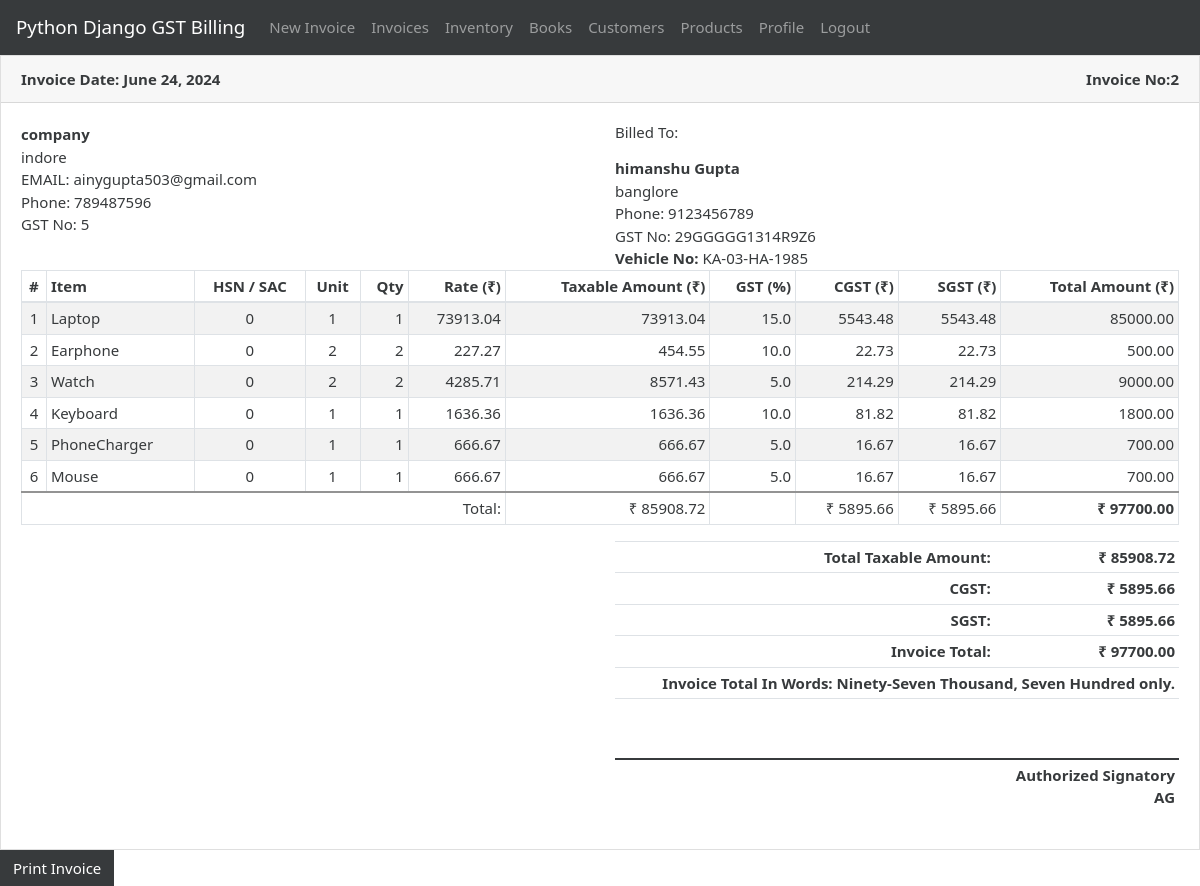
Page /invoice/2 (signed in) on the committed database.
### gstbillingapp/models.py (models this page shows, shortened)
class Invoice(models.Model):
    user = models.ForeignKey(User, null=True, blank=True, on_delete=models.SET_NULL)
    invoice_number = models.IntegerField()
    invoice_date = models.DateField()
    invoice_customer = models.ForeignKey(
        'Customer',
        on_delete=models.SET_NULL,
        null=True
    )
    invoice_json = models.TextField()
    inventory_reflected = models.BooleanField(default=True)
    books_reflected = models.BooleanField(default=True)

class UserProfile(models.Model):
    user = models.OneToOneField(User, on_delete=models.CASCADE)
    business_title = models.CharField(max_length=100, blank=True, null=True)
    business_address = models.TextField(max_length=400, blank=True, null=True)
    business_email = models.EmailField(blank=True, null=True)
    business_phone = models.CharField(max_length=20, blank=True, null=True)
    business_gst = models.CharField(max_length=15, blank=True, null=True)

### gstbillingapp/views.py (the view)
# urls.py: path('invoice/<int:invoice_id>', views.invoice_viewer, name='invoice_viewer'),
@login_required
def invoice_viewer(request, invoice_id):
    invoice_obj = get_object_or_404(Invoice, user=request.user, id=invoice_id)
    user_profile = get_object_or_404(UserProfile, user=request.user)
    context = {}
    context['invoice'] = invoice_obj
    context['invoice_data'] = json.loads(invoice_obj.invoice_json)
    print(context['invoice_data'])
    context['currency'] = "₹"
    context['total_in_words'] = num2words.num2words(int(context['invoice_data']['invoice_total_amt_with_gst']), lang='en_IN').title()
    context['user_profile'] = user_profile
    return render(request, 'gstbillingapp/invoice_printer.html', context)

### gstbillingapp/templates/gstbillingapp/invoice_printer.html
{% extends "gstbillingapp/print_base.html" %}
{% block content %}
	<div class="card">
		<div class="card-header">
			<div class="row">
			<div class="col-sm-6 col-6"><strong>Invoice Date: {{invoice.invoice_date}}</strong></div>
			<div class="col-sm-6 text-right col-6"><strong>Invoice No:{{invoice.invoice_number}}</strong></div>
			</div>
		</div>
		<div class="card-body">
			<div class="row">
				<div class="col-sm-6 col-md-6 col-lg-6 col-6">
					<div>
						<strong>{{user_profile.business_title}}</strong>
					</div>
						<div id="invoice_profile_data">{{user_profile.business_address}}</div>
					{% if user_profile.business_email %}
						<div>EMAIL: {{user_profile.business_email}}</div>
					{% endif %}
					{% if user_profile.business_phone %}
						<div>Phone: {{user_profile.business_phone}}</div>
					{% endif %}
					{% if user_profile.business_gst %}
						<div>GST No: {{user_profile.business_gst}}</div>
					{% endif %}
				</div>
				<div class="col-sm-6 col-md-6 col-lg-6 col-6">
					<h6 class="mb-3">Billed To:</h6>
					<div>
						<strong>{{ invoice_data.customer_name }}</strong>
					</div>
					<div>{{ invoice_data.customer_address }}</div>
					<div>Phone: {{ invoice_data.customer_phone }}</div>
					<div>GST No: {{ invoice_data.customer_gst }}</div>
					{% if invoice_data.vehicle_number %}
					<div><strong>Vehicle No:</strong> {{ invoice_data.vehicle_number }}</div>
					{% endif %}
				</div>
			</div>
			<div class="table-responsive-sm">
				<table class="table table-striped table-invoice">
					<thead>
						<tr>
							<th class="text-center">#</th>
							<th class="text-left">Item</th>
							<th class="text-center">HSN / SAC</th>
							<th class="text-center">Unit</th>
							<th class="text-right">Qty</th>
							<th class="text-right">Rate ({{ currency }})</th>
							<th class="text-right">Taxable Amount ({{ currency }})</th>
							<th class="text-right">GST (%)</th>
							{% if invoice_data.igstcheck %}
								<th class="text-right">IGST ({{ currency }})</th>
							{% else %}
								<th class="text-right">CGST ({{ currency }})</th>
								<th class="text-right">SGST ({{ currency }})</th>
							{% endif %}
							<th class="text-right">Total Amount ({{ currency }})</th>
						</tr>
					</thead>
					<tbody>
						{% for item in invoice_data.items %}
						<tr>
							<td class="text-center">{{ forloop.counter }}</td>
							<td class="text-left strong">{{ item.invoice_product }}</td>
							<td class="text-center">{{ item.invoice_hsn }}</td>
							<td class="text-center">{{ item.invoice_unit }}</td>
							<td class="text-right">{{ item.invoice_qty }}</td>
							<td class="text-right">{{ item.invoice_rate_without_gst|floatformat:2 }}</td>
							<td class="text-right">{{ item.invoice_amt_without_gst|floatformat:2 }}</td>
							<td class="text-right">{{ item.invoice_gst_percentage }}</td>
							{% if invoice_data.igstcheck %}
								<td class="text-right">{{ item.invoice_amt_igst|floatformat:2 }}</td>
							{% else %}
								<td class="text-right">{{ item.invoice_amt_cgst|floatformat:2 }}</td>
								<td class="text-right">{{ item.invoice_amt_sgst|floatformat:2 }}</td>
							{% endif %}
							<td class="text-right">{{ item.invoice_amt_with_gst|floatformat:2 }}</td>
						</tr>
						{% endfor %}
						<tr id="table-invoice-total-row">
							{% if invoice_data.igstcheck %}
								<td class="text-right" colspan="6">Total: </td>
								<td class="text-right">{{ currency }} {{ invoice_data.invoice_total_amt_without_gst|floatformat:2 }}</td>
								<td class="text-right"></td>
								<td class="text-right">{{ currency }} {{invoice_data.invoice_total_amt_igst|floatformat:2 }}</td>
							{% else %}
								<td class="text-right" colspan="6">Total: </td>
								<td class="text-right">{{ currency }} {{ invoice_data.invoice_total_amt_without_gst|floatformat:2 }}</td>
								<td class="text-right"></td>
								<td class="text-right">{{ currency }} {{invoice_data.invoice_total_amt_cgst|floatformat:2 }}</td>
								<td class="text-right">{{ currency }} {{invoice_data.invoice_total_amt_sgst|floatformat:2 }}</td>
							{% endif %}
							<td class="text-right"><strong>{{ currency }} {{ invoice_data.invoice_total_amt_with_gst|floatformat:2 }}</strong></td>
						</tr>
					</tbody>
				</table>
			</div>
			<div class="row">
				<div class="col-sm-6 col-lg-6 col-md-6">
				</div>
				<div class="col-sm-6 col-lg-6 col-md-6">
					<table class="table text-right" id="invoice-grand-total-table">
						<tr>
							<td>Total Taxable Amount: </td>
							<td>{{ currency }} {{ invoice_data.invoice_total_amt_without_gst|floatformat:2 }}</td>
						</tr>
						{% if invoice_data.igstcheck %}
							<tr>
								<td>IGST: </td>
								<td>{{ currency }} {{ invoice_data.invoice_total_amt_igst|floatformat:2 }}</td>
							</tr>
						{% else %}
							<tr>
								<td>CGST: </td>
								<td>{{ currency }} {{ invoice_data.invoice_total_amt_cgst|floatformat:2 }}</td>
							</tr>
							<tr>
								<td>SGST: </td>
								<td>{{ currency }} {{ invoice_data.invoice_total_amt_sgst|floatformat:2 }}</td>
							</tr>
						{% endif %}
						<tr>
							<td>Invoice Total: </td>
							<td>{{ currency }} {{invoice_data.invoice_total_amt_with_gst|floatformat:2 }}</td>
						</tr>
						<tr>
							<td colspan="2" class="text-middle">
								Invoice Total In Words: {{ total_in_words }} only.
							</td>
						</tr>
						<tr id="invoice-signature-row">
							<td colspan="2"></td>
						</tr>
						<tr id="invoice-signature-text-row">
							<td colspan="2">Authorized Signatory<br> AG	</td>
						</tr>
					</table>
				</div>
			</div>
		</div>
	</div>
	<button onclick="window.print();" class="btn btn-dark d-print-none">Print Invoice</button>
{% endblock %}

### gstbillingapp/static/gstbillingapp/main.css (style rules this page uses)
.table-invoice td, .table-invoice th { border: solid #dee2e6 1px; }
.table-invoice td, .table-invoice th { padding: .25rem; }
#table-invoice-total-row { border-top: 2px solid #939393; background: white; }
#invoice-grand-total-table td { font-weight: bold; padding: .25rem; }
#invoice-signature-text-row { border-top: : 2px solid; }
#invoice-signature-row { border-bottom: 2px solid; height: 4em; }
#invoice_profile_data { white-space: pre-line; }

### rows in the picture
Invoice: invoice_date "June 24, 2024", invoice_number "2"
UserProfile: business_title "company", business_address "indore", business_email "ainygupta503@gmail.com", business_phone "789487596", business_gst "5"

### other values in the picture
{{ invoice_data.customer_name }} "himanshu Gupta"
{{ invoice_data.customer_address }} "banglore"
{{ invoice_data.customer_phone }} "9123456789"
{{ invoice_data.customer_gst }} "29GGGGG1314R9Z6"
{{ invoice_data.vehicle_number }} "KA-03-HA-1985"
{{ currency }} "₹"
{{ item.invoice_product }} "Laptop"
{{ item.invoice_hsn }} "0"
{{ item.invoice_unit }} "1"
{{ item.invoice_qty }} "1"
{{ item.invoice_rate_without_gst|floatformat:2 }} "73913.04"
{{ item.invoice_amt_without_gst|floatformat:2 }} "73913.04"
{{ item.invoice_gst_percentage }} "15.0"
{{ item.invoice_amt_cgst|floatformat:2 }} "5543.48"
{{ item.invoice_amt_sgst|floatformat:2 }} "5543.48"
